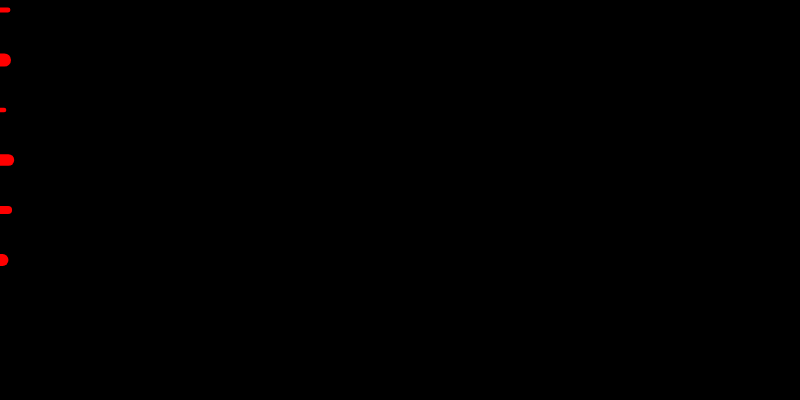
Frame 1 (no input)
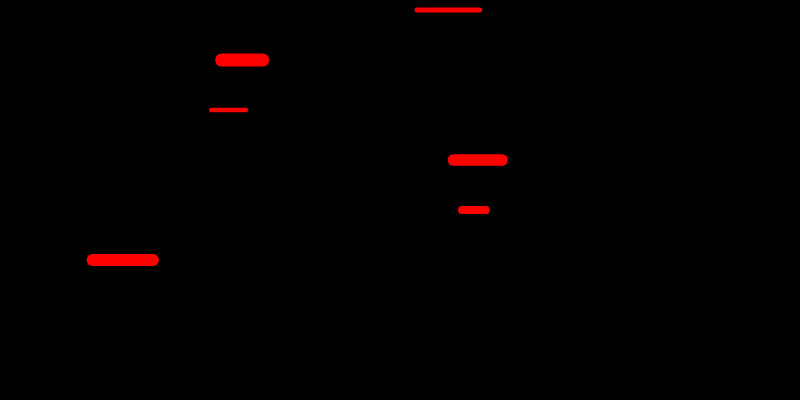
Frame 60 (no input)
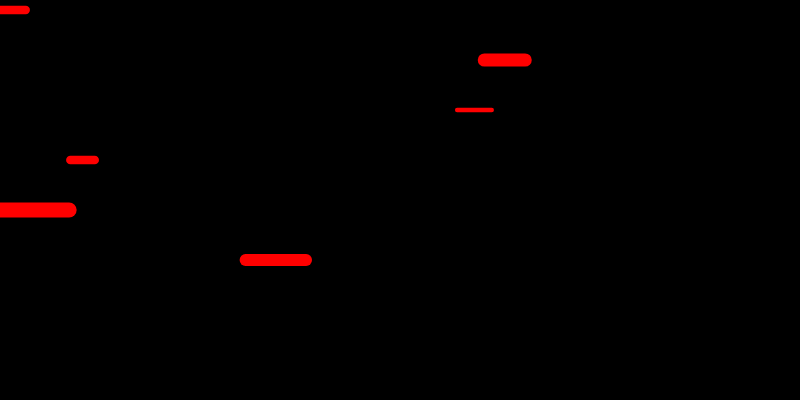
Frame 120 (the mouse pressed at the canvas centre since frame 60)

The p5.js sketch that drew these frames (run headless with seeded random() and noise() and a simulated clock; from frame 60 on, the mouse is pressed at the canvas centre):

// p5.js sketch
// ── sketch.js
let banner;
let banners = [];

function setup() {
  createCanvas(800, 400);
  for (let i = 0; i < 6; i++) {
    banners.push(new Banner(10 + i * 50));
  }
}

function draw() {
  background(0);
  for (let banner of banners) {
    banner.move();
    banner.show();
  }
}

class Banner {

  constructor(y) {
    this.y = y;
    this.init();
  }

  init() {
    this.l = random(20, 80);
    this.h = random(2, 16);
    this.v = random(2, 10);
    this.x = 0 - this.l;
  }

  move() {
    this.x += this.v;
    if (this.x > width + this.l) {
      this.init();
    }
  }

  show() {
    strokeWeight(this.h);
    stroke(255, 0, 0);
    line(this.x, this.y, this.x + this.l, this.y);
  }
}
